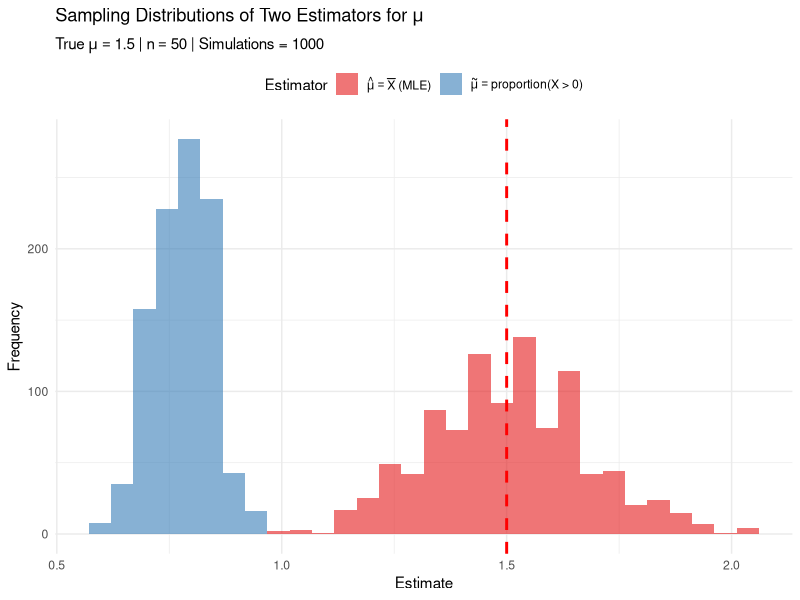

Source code (R):
## ---- chunk 1
#| label: "setup"
#| include: false
knitr::opts_chunk$set(echo = TRUE, warning = FALSE)
library(tidyverse)
set.seed(551)
## ---- chunk 2
#| label: prob1-solution
# Pilot study data
bp_times <- c(12, 8, 15, 6, 10, 14, 9, 11)
n <- length(bp_times)

# MLE
lambda_mle <- 1 / mean(bp_times)

# Unbiased estimator
lambda_unbiased <- (n - 1) / sum(bp_times)

# CRLB at the MLE estimate
crlb <- lambda_mle^2 / n

cat("Sample size: n =", n, "\n")
cat("Sample mean:", mean(bp_times), "days\n")
cat("MLE of λ:", round(lambda_mle, 4), "per day\n")
cat("Unbiased estimate of λ:", round(lambda_unbiased, 4), "per day\n")
cat("CRLB at MLE:", round(crlb, 6), "\n")
cat("Standard error bound:", round(sqrt(crlb), 4), "\n")
## ---- chunk 3
#| label: prob2-solution
# Discharge times (hours)
discharge_times <- c(3.2, 4.1, 2.8, 5.3, 3.5, 4.8, 3.1, 6.2, 4.4, 3.9)
n <- length(discharge_times)

# Sample statistics
xbar <- mean(discharge_times)
s <- sd(discharge_times)  # This is S with (n-1) denominator

# Method of Moments estimates (exact formulas)
lambda_mme <- (1/s) * sqrt(n / (n - 1))
theta_mme <- xbar - s * sqrt((n - 1) / n)

cat("Sample size: n =", n, "\n")
cat("Sample mean:", round(xbar, 4), "hours\n")
cat("Sample SD (S):", round(s, 4), "hours\n\n")

cat("MME estimates (exact formulas):\n")
cat("  λ̃ =", round(lambda_mme, 4), "per hour\n")
cat("  θ̃ =", round(theta_mme, 4), "hours\n\n")

# Validity check
min_obs <- min(discharge_times)
cat("Validity check:\n")
cat("  Minimum observed value:", min_obs, "hours\n")
cat("  θ̃ =", round(theta_mme, 4), "hours\n")
cat("  Is θ̃ < min(X)?", theta_mme < min_obs, "\n\n")

# Interpretation
cat("Interpretation:\n")
cat("  Estimated minimum observation time:", round(theta_mme, 2), "hours\n")
cat("  Estimated mean additional wait time (1/λ):", round(1/lambda_mme, 2), "hours\n")
cat("  Estimated total mean discharge time:", round(theta_mme + 1/lambda_mme, 2), "hours\n")
cat("  (Check: this should equal x̄ =", round(xbar, 2), "hours)\n")
## ---- chunk 4
#| label: prob3b-solution
x <- c(0.92, 0.79, 0.85, 0.95, 0.88)
n <- length(x)

# MLE calculation
sum_ln_x <- sum(log(x))
theta_mle <- -n / sum_ln_x - 1

cat("Observations:", x, "\n")
cat("Sum of ln(x_i):", round(sum_ln_x, 4), "\n")
cat("MLE θ̂ =", round(theta_mle, 4), "\n")
## ---- chunk 5
#| label: prob3c-solution
tau_mle <- (theta_mle + 1) / (theta_mle + 2)
cat("MLE of τ(θ) = (θ+1)/(θ+2):", round(tau_mle, 4), "\n")
cat("Sample mean (for comparison):", round(mean(x), 4), "\n")
## ---- chunk 6
#| label: prob4-solution
set.seed(551)
n <- 50
mu_true <- 1.5
n_sims <- 1000

# Simulation
sim_results <- tibble(sim = 1:n_sims) |>
  mutate(
    data = map(sim, \(s) rpois(n, mu_true)),
    mu_hat = map_dbl(data, mean),                    # MLE (based on sufficient stat)
    mu_tilde = map_dbl(data, \(x) mean(x > 0))       # Proportion with events
  )

# Compute summaries
summary_stats <- sim_results |>
  summarize(
    Estimator = c("μ̂ = X̄ (MLE)", "μ̃ = proportion(X > 0)"),
    True_Value = c(mu_true, 1 - exp(-mu_true)),  # Note: E(μ̃) = P(X > 0) = 1 - e^(-μ)
    Mean = c(mean(mu_hat), mean(mu_tilde)),
    Bias = c(mean(mu_hat) - mu_true, mean(mu_tilde) - mu_true),
    Variance = c(var(mu_hat), var(mu_tilde)),
    MSE = c(mean((mu_hat - mu_true)^2), mean((mu_tilde - mu_true)^2))
  )

print(summary_stats)
## ---- chunk 7
#| label: prob4-plot
#| fig-height: 5
# Visualization
sim_results |>
  pivot_longer(cols = c(mu_hat, mu_tilde), 
               names_to = "Estimator", values_to = "Estimate") |>
  mutate(Estimator = factor(Estimator, 
                            levels = c("mu_hat", "mu_tilde"),
                            labels = c("MLE", "Proportion"))) |>
  ggplot(aes(x = Estimate, fill = Estimator)) +
  geom_histogram(alpha = 0.6, bins = 30, position = "identity") +
  geom_vline(xintercept = mu_true, linetype = "dashed", color = "red", linewidth = 1) +
  labs(title = bquote("Sampling Distributions of Two Estimators for" ~ mu),
       subtitle = bquote("True" ~ mu == .(mu_true) ~ "|" ~ n == .(n) ~ "| Simulations =" ~ .(n_sims)),
       x = "Estimate", y = "Frequency") +
  scale_fill_brewer(palette = "Set1",
                    labels = c(expression(hat(mu) == bar(X) ~ "(MLE)"),
                               expression(tilde(mu) == "proportion(X > 0)"))) +
  theme_minimal() +
  theme(legend.position = "top")
## ---- chunk 8
#| label: prob5-solution
n <- 15
sum_x_squared <- 4.8

# MLE (which is also unbiased in this case)
sigma2_mle <- sum_x_squared / n

cat("n =", n, "\n")
cat("Sum of X_i² =", sum_x_squared, "\n\n")
cat("MLE of σ²:", round(sigma2_mle, 4), "\n")
cat("Unbiased estimate of σ²:", round(sigma2_mle, 4), "(same as MLE)\n")
cat("Estimated σ:", round(sqrt(sigma2_mle), 4), "\n")
